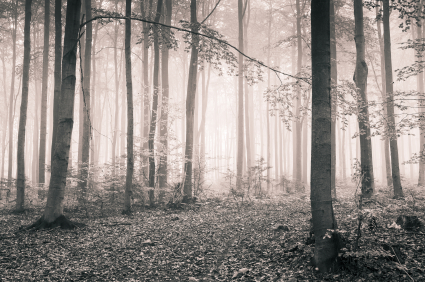
#> input picture cardcv/trees.jpg, 425 x 282 px
$ python contrast.py
#> lines starting #> are read from the running program, lines starting #| are printed output that depends on the picture
## contrast.py ##
## Change the contrast level in a STILL image interactively ##
#
# Authors:
#   Mikian Musser      - https://github.com/mm909
#   Eric Becerril-Blas - https://github.com/lordbecerril
#   Zoyla Orellana     - https://github.com/ZoylaO
#   Austin Janushan    - https://github.com/Janushan-Austin
#   Giovanny Vazquez   - https://github.com/giovannyVazquez
#   Brandon Herrera    -
#   Ameera Essaqi      -
#   Esdras Morales     -
#
# Organization:
#   Dook Robotics - https://github.com/dook-robotics
#
# Usage:
#   python contrast.py
#
# Documentation:
#
#
# Todo:
#
#

import cv2
import numpy as np
import matplotlib.pyplot as plt
from matplotlib.widgets import Slider, Button, RadioButtons

contrast = 128

def limit(c):
    if c < 0:
        c = 0
    if c > 255:
        c = 255
    return int(c)

def update(val):
    global blank_image
    global contrast
    global imgplot
    print(sfreq.val)
    contrast = sfreq.val
    imgplot.set_data(imgProc())
    return

def imgProc():
    img = cv2.imread('trees.jpg',1)
#> img is the input picture: shape (282, 425, 3); mean B, G, R 136.8, 141.5, 149.6
    p = img.shape
#> p = (282, 425, 3)
    rows,cols,colors = p
#> rows = 282; cols = 425; colors = 3
    print(contrast)
    blank_image = np.zeros((rows,cols,3), np.uint8)

    for i in range(rows):
        for j in range(cols):
            factor = (259 * (contrast + 255)) / (255 * (259 - contrast))
            colour = img[i,j]
            newRed   = limit(factor * (colour[0]   - 128) + 128)
            newGreen = limit(factor * (colour[1] - 128) + 128)
            newBlue  = limit(factor * (colour[2]  - 128) + 128)
            blank_image[i,j] = [newRed, newGreen, newBlue]
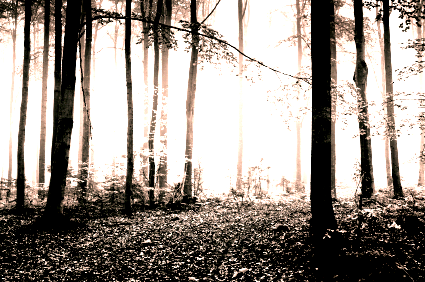
#> blank_image: shape (282, 425, 3); mean B, G, R 136.8, 143.8, 152.4
    return blank_image

blank_image = imgProc()
# cv2.imwrite("new.jpg", blank_image)
# cv2.imshow('image', blank_image)

imgplot = plt.imshow(blank_image)
axcolor = 'lightgoldenrodyellow'
axfreq = plt.axes([0.25, 0.1, 0.65, 0.03], facecolor=axcolor)
sfreq = Slider(axfreq, 'Contrast', -255, 255, valinit=0, valstep=5)
sfreq.on_changed(update)

plt.show()
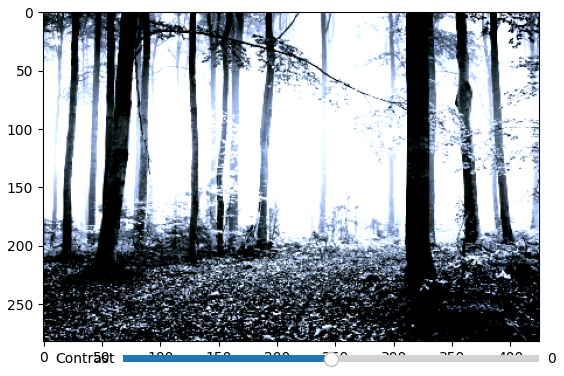
#> figure drawn by matplotlib, 2 panels; B, G, R data is drawn as R, G, B

# cv2.waitKey(0)
# cv2.destroyAllWindows()
